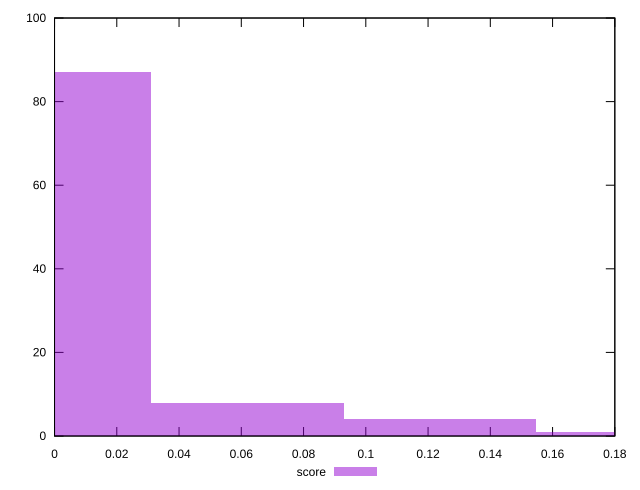

Reproduce this figure in gnuplot.
reset

$score <<EOF
0 87
0.06192376596667851 8
0.12384753193335701 4
0.18577129790003552 1
EOF

set key outside below
set boxwidth 0.06192376596667851
set xrange [0:0.18]
set yrange [0:100]
set trange [0:100]
set style fill transparent solid 0.5 noborder
set terminal svg size 640, 490 enhanced background rgb 'white'
set output "report_00014_2021-02-09T15:56:05.503Z/uses-text-compression/samples/pages/score/histogram.svg"

plot $score title "score" with boxes

reset
